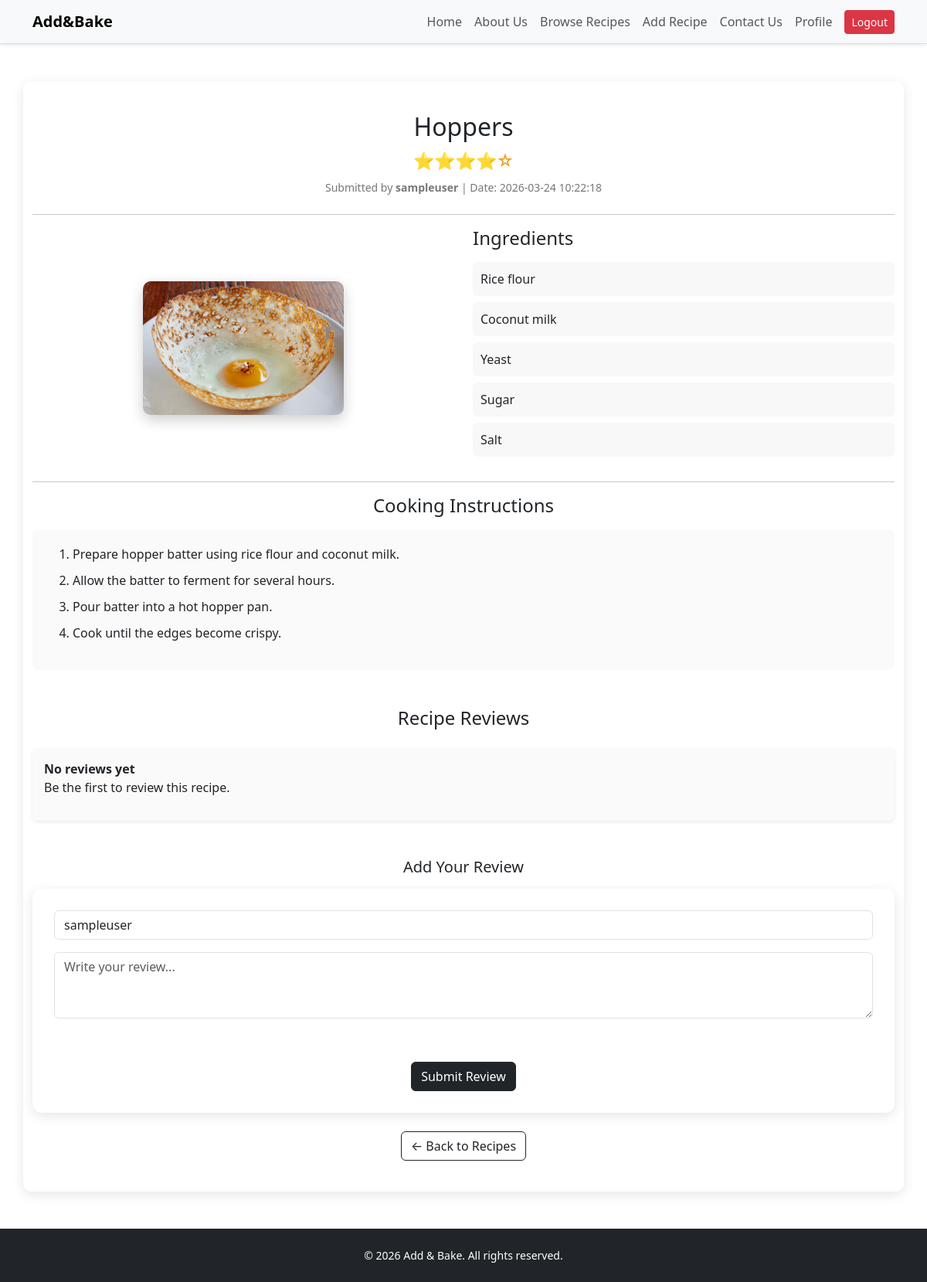
/recipe_details.php?id=2 (signed in), run on the app's committed database.
### tables this page shows
CREATE TABLE recipes (
    id INT AUTO_INCREMENT PRIMARY KEY,
    title VARCHAR(255) NOT NULL,
    category VARCHAR(100) NOT NULL,
    ingredients TEXT NOT NULL,
    instructions TEXT NOT NULL,
    image VARCHAR(255) DEFAULT NULL,
    user_id INT NOT NULL,
    created_at TIMESTAMP DEFAULT CURRENT_TIMESTAMP,
    FOREIGN KEY (user_id) REFERENCES users(id) ON DELETE CASCADE
);

CREATE TABLE users (
    id INT AUTO_INCREMENT PRIMARY KEY,
    username VARCHAR(100) NOT NULL,
    email VARCHAR(100) NOT NULL UNIQUE,
    password VARCHAR(255) NOT NULL,
    address VARCHAR(255) DEFAULT NULL,
    phone VARCHAR(50) DEFAULT NULL,
    photo VARCHAR(255) DEFAULT NULL,
    created_at TIMESTAMP DEFAULT CURRENT_TIMESTAMP
);

### recipe_details.php (the view, shortened to what this page needs)
<?php
include("includes/db.php");
$recipe_id = isset($_GET['id']) ? (int)$_GET['id'] : 0;
$message = "";
$message_type = "";
$recipe_sql = "SELECT recipes.*, users.username
               FROM recipes
               INNER JOIN users ON recipes.user_id = users.id
               WHERE recipes.id = ?";
$recipe_stmt = $conn->prepare($recipe_sql);
$recipe_stmt->bind_param("i", $recipe_id);
$recipe_stmt->execute();
$recipe_result = $recipe_stmt->get_result();
$recipe = $recipe_result->fetch_assoc();
$reviews = [];
$ingredients_array = array_filter(array_map('trim', explode("\n", $recipe['ingredients'])));
$steps_array = array_filter(array_map('trim', explode("\n", $recipe['instructions'])));
?>
<!DOCTYPE html>
<html lang="en">
<head>
  <link rel="stylesheet" href="css/styles.css" />
  <link href="https://cdn.jsdelivr.net/npm/bootstrap@5.3.2/dist/css/bootstrap.min.css" rel="stylesheet" />
</head>
<body>
<nav class="navbar navbar-expand-lg navbar-light bg-light shadow-sm">
  <div class="container">
    <a class="navbar-brand fw-bold" href="index.php">Add&Bake</a>
    <div class="collapse navbar-collapse" id="navbarNav">
      <ul class="navbar-nav ms-auto align-items-center">
        <li class="nav-item"><a class="nav-link" href="index.php">Home</a></li>
        <li class="nav-item"><a class="nav-link" href="about.php">About Us</a></li>
        <li class="nav-item"><a class="nav-link" href="recipes.php">Browse Recipes</a></li>
        <li class="nav-item"><a class="nav-link" href="add_recipe.php">Add Recipe</a></li>
        <li class="nav-item"><a class="nav-link" href="contact.php">Contact Us</a></li>
        <li class="nav-item"><a class="nav-link" href="profile.php">Profile</a></li>
        <li class="nav-item ms-2"><a class="btn btn-danger btn-sm" href="auth/logout.php">Logout</a></li>
      </ul>
    </div>
  </div>
</nav>
<div class="container mt-5 recipe-page">
  <h2 class="text-center mb-2"><?php echo htmlspecialchars($recipe['title']); ?></h2>
  <div class="text-center rating mb-2">⭐⭐⭐⭐☆</div>
  <div class="text-center recipe-meta mb-4">
    Submitted by <strong><?php echo htmlspecialchars($recipe['username']); ?></strong> |
    Date: <span><?php echo htmlspecialchars($recipe['created_at']); ?></span>
  </div>
  <hr />
  <div class="row align-items-center">
    <div class="col-md-6 text-center">
      <img
        src="<?php echo !empty($recipe['image']) ? htmlspecialchars($recipe['image']) : 'images/chicken curry.jpg'; ?>"
        class="recipe-img img-fluid"
        alt="<?php echo htmlspecialchars($recipe['title']); ?>"
      />
    </div>
    <div class="col-md-6">
      <h4 class="mb-3">Ingredients</h4>
      <ul class="ingredient-list">
        <?php if (count($ingredients_array) > 0): ?>
          <?php foreach ($ingredients_array as $ingredient): ?>
            <li><?php echo htmlspecialchars($ingredient); ?></li>
          <?php endforeach; ?>
        <?php else: ?>
          <li>No ingredients available.</li>
        <?php endif; ?>
      </ul>
    </div>
  </div>
  <hr />
  <h4 class="text-center mb-3">Cooking Instructions</h4>
  <div class="steps-box">
    <ol>
      <?php if (count($steps_array) > 0): ?>
        <?php foreach ($steps_array as $step): ?>
          <li><?php echo htmlspecialchars($step); ?></li>
        <?php endforeach; ?>
      <?php else: ?>
        <li>No instructions available.</li>
      <?php endif; ?>
    </ol>
  </div>
  <div class="reviews-section mt-5">
    <h4 class="text-center mb-4">Recipe Reviews</h4>
    <div id="reviewList">
      <?php if (count($reviews) > 0): ?>
        <?php foreach ($reviews as $review): ?>
          <div class="review-card">
            <strong><?php echo htmlspecialchars($review['username']); ?></strong>
            <p class="mb-1"><?php echo htmlspecialchars($review['review_text']); ?></p>
            <small class="text-muted"><?php echo htmlspecialchars($review['created_at']); ?></small>
          </div>
        <?php endforeach; ?>
      <?php else: ?>
        <div class="review-card">
          <strong>No reviews yet</strong>
          <p>Be the first to review this recipe.</p>
        </div>
      <?php endif; ?>
    </div>
  </div>
  <div class="mt-5">
    <h5 class="text-center mb-3">Add Your Review</h5>
    <form method="POST" action="" class="site-form">
      <div class="mb-3">
        <input type="text" class="form-control" value="<?php echo htmlspecialchars($_SESSION['username']); ?>" readonly />
      </div>
      <div class="mb-3">
        <textarea name="reviewText" class="form-control" rows="3" placeholder="Write your review..." required></textarea>
      </div>
      <?php if (!empty($message)): ?>
        <div class="form-message mb-3 <?php echo $message_type === 'success' ? 'success-text' : 'error-text'; ?>">
          <?php echo htmlspecialchars($message); ?>
        </div>
      <?php else: ?>
        <div class="form-message mb-3"></div>
      <?php endif; ?>
      <div class="text-center">
        <button type="submit" name="submit_review" class="btn btn-dark">Submit Review</button>
      </div>
    </form>
  </div>
  <div class="text-center mt-4">
    <a href="recipes.php" class="btn btn-outline-dark">← Back to Recipes</a>
  </div>
</div>
<footer class="bg-dark text-white text-center mt-5 p-4">
  <p>© 2026 Add & Bake. All rights reserved.</p>
</footer>
</body>
</html>

### css/styles.css (style rules this page uses)
body { font-family: Arial, sans-serif; background:#f5f5f5; margin:0; padding:0; }
.navbar { border-bottom:1px solid #ddd; }
.navbar-brand { font-weight:bold; font-size:20px; }
.site-form, .auth-card, .profile-card { background:white; padding:28px; border-radius:12px; box-shadow:0 4px 15px rgba(0,0,0,0.1); }
.form-message { font-weight:600; min-height:24px; }
.recipe-page { background:white; padding:40px; border-radius:10px; box-shadow:0 4px 15px rgba(0,0,0,0.1); }
.recipe-page .recipe-img { width:260px; max-width:100%; border-radius:10px; box-shadow:0 6px 18px rgba(0,0,0,0.2); }
.recipe-page .ingredient-list { list-style:none; padding:0; }
.recipe-page .ingredient-list li { background:#f8f8f8; padding:10px; margin-bottom:8px; border-radius:6px; }
.recipe-page .steps-box { background:#fafafa; padding:20px; border-radius:8px; }
.recipe-page .steps-box li { margin-bottom:10px; }
.recipe-page .recipe-meta { font-size:14px; color:#777; }
.recipe-page .rating { font-size:22px; color:#f39c12; margin-bottom:10px; }
.recipe-page .review-card { background:#fafafa; padding:15px; margin-bottom:10px; border-radius:6px; box-shadow:0 2px 5px rgba(0,0,0,0.08); }
footer { background:#222; color:white; text-align:center; padding:20px; margin-top:40px; }
footer p { margin:0; font-size:14px; }
.btn-outline-dark, .btn-primary, .btn-dark, .btn-danger { border-radius:25px; }

### data on the page
recipes: title "Hoppers", user.username "sampleuser", created_at "2026-03-24 10:22:18", image (picture), ingredients "Rice flour", ingredients "Coconut milk", ingredients "Yeast", ingredients "Sugar", ingredients "Salt", instructions "Prepare hopper batter using rice flour and coconut milk.", instructions "Allow the batter to ferment for several hours.", instructions "Pour batter into a hot hopper pan.", instructions "Cook until the edges become crispy."
